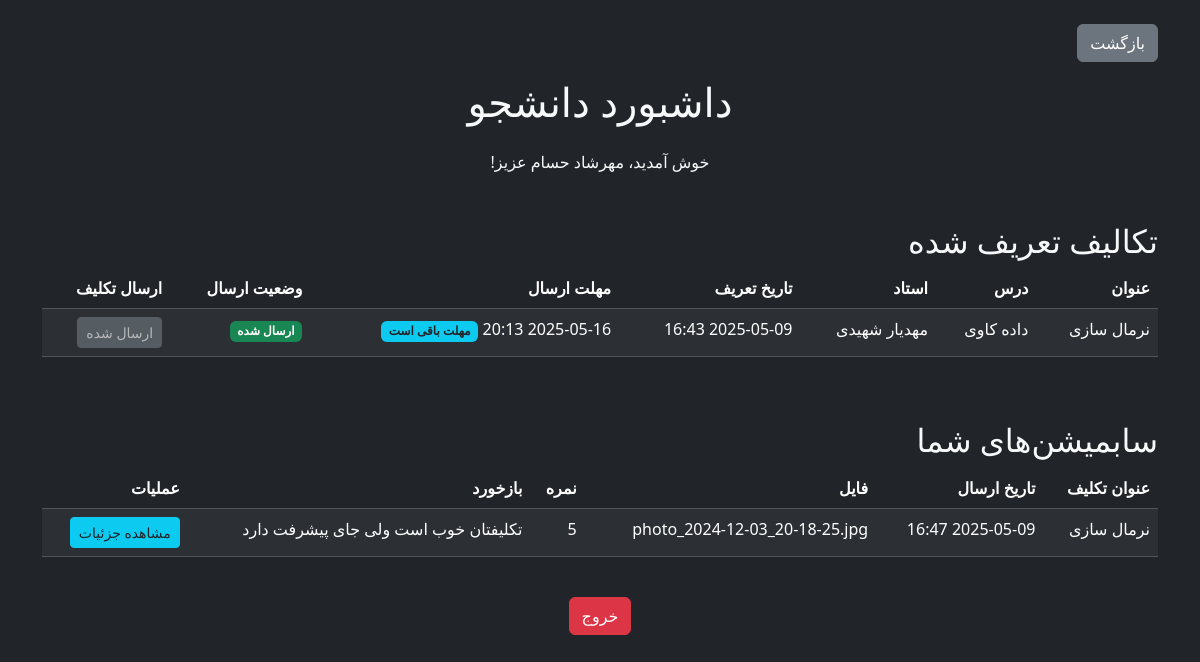
Before: /student (signed in) with the older database file.
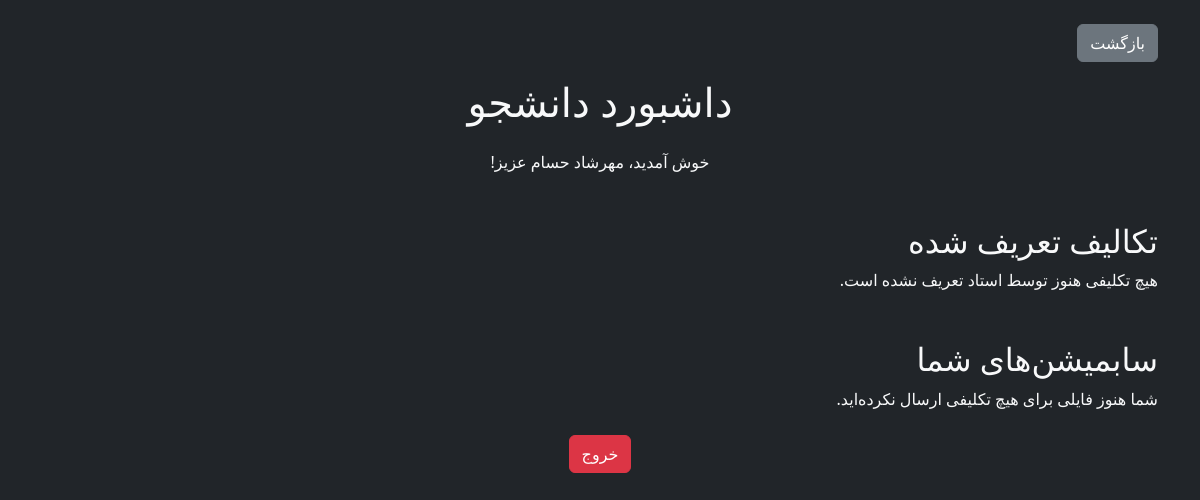
After: the same page with the newer database file.
### main.py (models this page shows, shortened)
class User(db.Model, UserMixin):
    id = db.Column(db.Integer, primary_key=True)
    first_name = db.Column(db.String(100), nullable=False)
    last_name = db.Column(db.String(100), nullable=False)
    email = db.Column(db.String(120), unique=True, nullable=False)
    password = db.Column(db.String(60), nullable=False)
    role = db.Column(db.String(20), nullable=False) # 'دانشجو' یا 'استاد'
    taught_courses = db.relationship('Course', backref='teacher', lazy=True)
    defined_assignments = db.relationship('DefinedAssignment', backref='teacher', lazy=True)
    submissions = db.relationship('Submission', backref='student', lazy=True)

class DefinedAssignment(db.Model):
    id = db.Column(db.Integer, primary_key=True)
    title = db.Column(db.String(100), nullable=False)
    description = db.Column(db.Text, nullable=True)
    created_date = db.Column(db.DateTime, nullable=False, default=datetime.utcnow)
    deadline = db.Column(db.DateTime, nullable=True) # مهلت ارسال
    teacher_id = db.Column(db.Integer, db.ForeignKey('user.id'), nullable=False)
    course_id = db.Column(db.Integer, db.ForeignKey('course.id'), nullable=False) # ارتباط با مدل درس
    submissions = db.relationship('Submission', backref='defined_assignment', lazy=True, cascade="all, delete-orphan")

class Course(db.Model):
    id = db.Column(db.Integer, primary_key=True)
    name = db.Column(db.String(100), nullable=False)
    teacher_id = db.Column(db.Integer, db.ForeignKey('user.id'), nullable=False)
    assignments = db.relationship('DefinedAssignment', backref='course', lazy=True, cascade="all, delete-orphan")

class Submission(db.Model):
    id = db.Column(db.Integer, primary_key=True)
    filename = db.Column(db.String(150), nullable=False)
    upload_date = db.Column(db.DateTime, nullable=False, default=datetime.utcnow)
    grade = db.Column(db.String(10), nullable=True) # فیلد نمره (می‌تواند رشته برای Pass/Fail یا عدد باشد)
    feedback = db.Column(db.Text, nullable=True) # فیلد بازخورد استاد
    student_id = db.Column(db.Integer, db.ForeignKey('user.id'), nullable=False)
    defined_assignment_id = db.Column(db.Integer, db.ForeignKey('defined_assignment.id'), nullable=False)

### main.py (the view)
@app.route('/student')
@login_required
def student_dashboard():
    if current_user.role != 'دانشجو':
        flash('شما اجازه دسترسی به این صفحه را ندارید.', 'danger')
        return redirect(url_for('index')) # هدایت به صفحه اصلی یا ورود
    defined_assignments = DefinedAssignment.query.all()
    student_submissions = Submission.query.filter_by(student_id=current_user.id).all()
    submitted_assignment_ids = {sub.defined_assignment_id for sub in student_submissions}
    submission_by_assignment = {sub.defined_assignment_id: sub for sub in student_submissions}
    return render_template('student_dashboard.html',
                           defined_assignments=defined_assignments,
                           student_submissions=student_submissions,
                           submitted_assignment_ids=submitted_assignment_ids,
                           submission_by_assignment=submission_by_assignment,
                           datetime=datetime)

### main.py (called while the page is built)
@login_manager.user_loader
def load_user(user_id):
    return User.query.get(int(user_id))

### templates/student_dashboard.html (shortened to what this page needs)
{% extends "base.html" %}
{% block content %}
<button class="btn btn-secondary mb-3" onclick="history.back()">بازگشت</button>
<h1 class="text-center mb-4">داشبورد دانشجو</h1>
<p class="text-center">خوش آمدید، {{ current_user.first_name }} {{ current_user.last_name }} عزیز!</p>
<h2 class="mt-5">تکالیف تعریف شده</h2>
{% if defined_assignments %}
    <div class="table-responsive">
    <table class="table table-dark table-striped">
        <thead>
            <tr>
                <th scope="col">عنوان</th>
                <th scope="col">درس</th>
                <th scope="col">استاد</th>
                <th scope="col">تاریخ تعریف</th>
                <th scope="col">مهلت ارسال</th>
                <th scope="col">وضعیت ارسال</th>
                <th scope="col">ارسال تکلیف</th>
            </tr>
        </thead>
        <tbody>
            {% for assignment in defined_assignments %}
            <tr>
                <td>{{ assignment.title }}</td>
                <td>{{ assignment.course.name if assignment.course else '-' }}</td>
                <td>{{ assignment.teacher.first_name }} {{ assignment.teacher.last_name }}</td>
                <td>{{ assignment.created_date.strftime('%Y-%m-%d %H:%M') }}</td>
                <td>
                    {% if assignment.deadline %}
                        {% if datetime.utcnow() > assignment.deadline %}
                            <span class="badge bg-danger">مهلت پایان یافته</span>
                        {% else %}
                            <span class="badge bg-info text-dark">مهلت باقی است</span>
                        {% endif %}
                    {% else %}
                        نامحدود
                    {% endif %}
                </td>
                <td>
                    {% if assignment.id in submitted_assignment_ids %}
                        <span class="badge bg-success">ارسال شده</span>
                    {% else %}
                        <span class="badge bg-warning text-dark">منتظر ارسال</span>
                    {% endif %}
                </td>
                <td>
                    {% set deadline_passed = assignment.deadline and datetime.utcnow() > assignment.deadline %}
                    {% if assignment.id not in submitted_assignment_ids and not deadline_passed %}
                        <button type="button" class="btn btn-sm btn-primary" data-bs-toggle="modal" data-bs-target="#uploadModal{{ assignment.id }}">
                            ارسال فایل
                        </button>
                        <div class="modal fade" id="uploadModal{{ assignment.id }}" tabindex="-1" aria-labelledby="uploadModalLabel{{ assignment.id }}" aria-hidden="true">
                            <div class="modal-dialog modal-dialog-centered">
                                <div class="modal-content bg-secondary text-light">
                                    <div class="modal-header">
                                        <h5 class="modal-title" id="uploadModalLabel{{ assignment.id }}">ارسال تکلیف: {{ assignment.title }}</h5>
                                        <button type="button" class="btn-close btn-close-white" data-bs-dismiss="modal" aria-label="Close"></button>
                                    </div>
                                    <div class="modal-body">
                                        <form method="POST" action="{{ url_for('upload_assignment') }}" enctype="multipart/form-data">
                                            <input type="hidden" name="defined_assignment_id" value="{{ assignment.id }}">
                                            <div class="mb-3">
                                                <label for="assignment_file{{ assignment.id }}" class="form-label">فایل تکلیف:</label>
                                                <input type="file" class="form-control form-control-dark" id="assignment_file{{ assignment.id }}" name="assignment_file" required>
                                            </div>
                                            <button type="submit" class="btn btn-primary w-100">آپلود</button>
                                        </form>
                                    </div>
                                </div>
                            </div>
                        </div>
                    {% else %}
                         <button type="button" class="btn btn-sm btn-secondary" disabled>
                            {% if assignment.id in submitted_assignment_ids %}
                                ارسال شده
                            {% elif deadline_passed %}
                                مهلت پایان یافته
                            {% endif %}
                        </button>
                    {% endif %}
                </td>
            </tr>
            {% endfor %}
        </tbody>
    </table>
    </div>
{% else %}
    <p>هیچ تکلیفی هنوز توسط استاد تعریف نشده است.</p>
{% endif %}
<h2 class="mt-5">سابمیشن‌های شما</h2>
{% if student_submissions %}
     <div class="table-responsive">
    <table class="table table-dark table-striped">
        <thead>
            <tr>
                <th scope="col">عنوان تکلیف</th>
                <th scope="col">تاریخ ارسال</th>
                <th scope="col">فایل</th>
                <th scope="col">نمره</th>
                <th scope="col">بازخورد</th>
                 <th scope="col">عملیات</th>
            </tr>
        </thead>
        <tbody>
            {% for submission in student_submissions %}
            <tr>
                <td>{{ submission.defined_assignment.title }}</td>
                <td>{{ submission.upload_date.strftime('%Y-%m-%d %H:%M') }}</td>
                <td>{{ submission.filename }}</td>
                <td>{{ submission.grade if submission.grade else '-' }}</td>
                <td>{{ submission.feedback if submission.feedback else '-' }}</td>
                 <td>
                    <a href="{{ url_for('view_submission', submission_id=submission.id) }}" class="btn btn-sm btn-info text-dark">مشاهده جزئیات</a>
                </td>
            </tr>
            {% endfor %}
        </tbody>
    </table>
     </div>
{% else %}
     <p>شما هنوز فایلی برای هیچ تکلیفی ارسال نکرده‌اید.</p>
{% endif %}
<p class="text-center mt-4"><a href="{{ url_for('logout') }}" class="btn btn-danger">خروج</a></p>
{% endblock %}

### templates/base.html (shortened to what this page needs)
<!DOCTYPE html>
<html lang="fa" dir="rtl">
<head>
    <link rel="stylesheet" href="{{ url_for('static', filename='css/style.css') }}">
    <link href="https://cdn.jsdelivr.net/npm/bootstrap@5.3.0/dist/css/bootstrap.rtl.min.css" rel="stylesheet">
</head>
<body class="bg-dark text-light">
    <div class="container mt-4">
        {% block content %}{% endblock %}
    </div>
</body>
</html>

### static/css/style.css (style rules this page uses)
body { background-color: #1a1a1a; color: #f0f0f0; font-family: 'Vazirmatn', sans-serif; direction: rtl; text-align: right; }
.btn-danger { background-color: #dc3545; border-color: #dc3545; }

Changed rows visible on the page:
removed DefinedAssignment: title "نرمال سازی", course "داده کاوی", teacher.first_name "مهدیار", teacher.last_name "شهیدی", created_date "2025-05-09 16:43", shows "مهلت باقی است", shows "ارسال شده"
removed Submission: defined_assignment "نرمال سازی", upload_date "2025-05-09 16:47", filename "photo_2024-12-03_20-18-25.jpg", grade "5", feedback "تکلیفتان خوب است ولی جای پیشرفت دارد"
Other visible differences:
text no longer shown: "عنوان درس استاد تاریخ تعریف مهلت ارسال وضعیت ارسال ارسال تکلیف عنوان تکلیف تاریخ ارسال فایل نمره بازخورد عملیات"
text now shown: "هیچ تکلیفی هنوز توسط استاد تعریف نشده است. شما هنوز فایلی برای هیچ تکلیفی ارسال نکرده‌اید."
